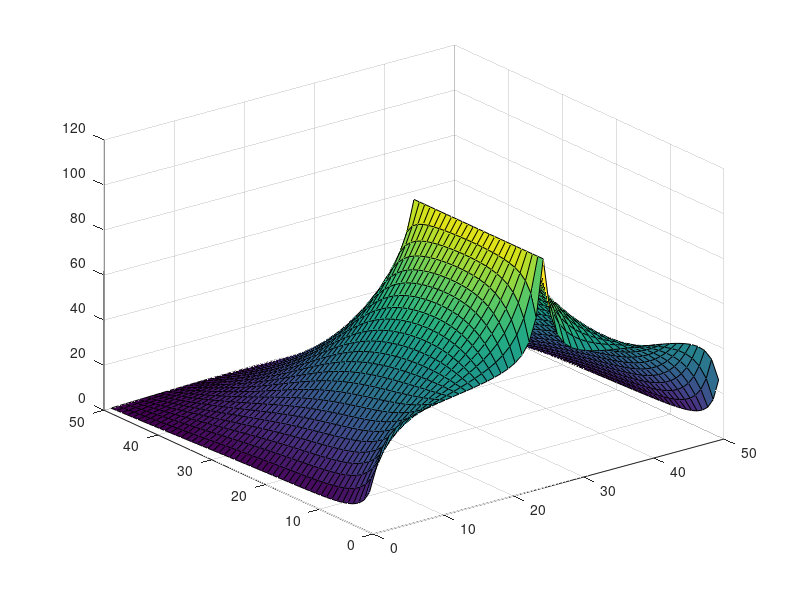
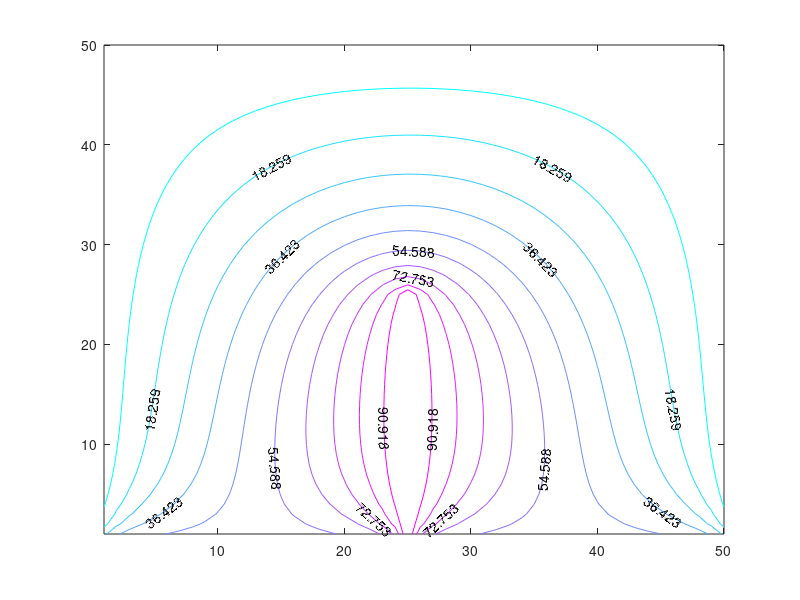
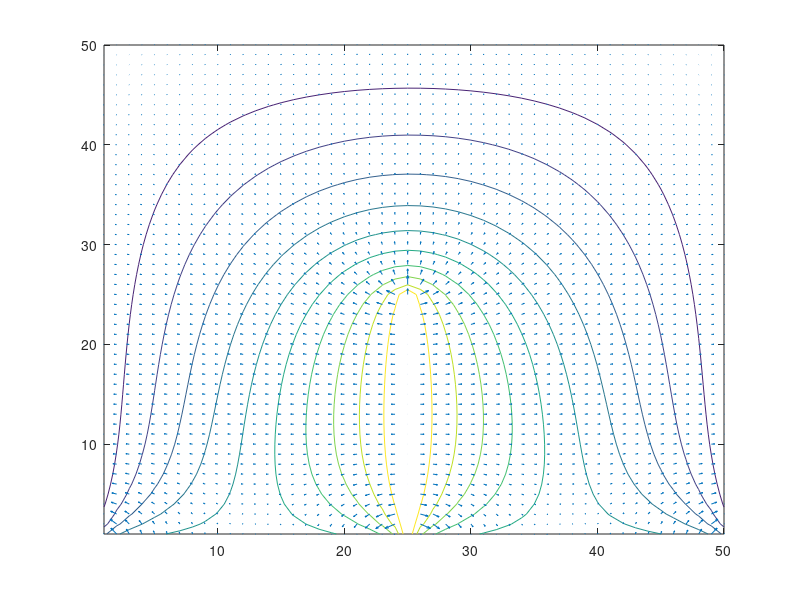

MATLAB code for these plots, in order:
VOut = 0; %NOTE most of the code is from the matlab manual
VIn = 100; %voltage of inner plate
VInouter = -50; %50V lines voltage
NumberOfXPoints = 50; %# of points in the x direction
NumberOfYPoints = NumberOfXPoints;  ; %# of points in the y direction
NumberOfUnKnowns = NumberOfXPoints*NumberOfYPoints; ; %total # of unknown
A = zeros(NumberOfUnKnowns, NumberOfUnKnowns); %matrix of coefficients
b = zeros(NumberOfUnKnowns, 1); %right side vector
EquationCounter = 1; %counter
for i = 1: NumberOfXPoints %repeats for rows
    for j = 1: NumberOfYPoints %repeats for columns
        if((i == 25)&&((j>= 1) && (j<=25))) %sets the bounds of conductor (100V line in middle)
            A(EquationCounter, EquationCounter) = 1; 
            b(EquationCounter, 1) = VIn; %V=100 for all points in inner conductor
        else
            if(((i >= 1) && (i <= 50)) && (j == 1)) %sets bounds of conductor (50V lines)
            A(EquationCounter, EquationCounter) = 1; 
            b(EquationCounter, 1) = VInouter; %V=50 for all points in inner conductor
            end
            A(EquationCounter, EquationCounter) = -4;
            if(j==1)
                b(EquationCounter, 1) = b(EquationCounter, 1) -VOut;
            else
                A(EquationCounter, EquationCounter-1) = 1.0;
            end
            if(j==NumberOfYPoints)
                b(EquationCounter, 1) = b(EquationCounter, 1) - VOut;
            else
                A(EquationCounter, EquationCounter + 1) = 1.0;
            end
            if(i==1)
                b(EquationCounter, 1) = b(EquationCounter, 1) - VOut;
            else %store coefficient of top
                A(EquationCounter, EquationCounter - NumberOfXPoints) = 1;
            end
            if(i==NumberOfXPoints)
                b(EquationCounter, 1) = b(EquationCounter, 1) - VOut;
            else %store coefficient of bottom
                A(EquationCounter, EquationCounter + NumberOfXPoints) = 1.0;
            end
        end
        EquationCounter = EquationCounter + 1;
    end
end
V = A\b;
V_Square = reshape(V, NumberOfXPoints, NumberOfYPoints); %conversion to rectangular matrix
surf(V_Square); %obtain surface figure
figure;
[C,h] = contour(V_Square); %obtain figure contour
set(h,'ShowText', 'on','TextStep', get(h, 'LevelStep')*2)
colormap cool;
figure;
contour(V_Square);
[px,py] = gradient(V_Square);
hold on, quiver(-px,-py), hold off %obtain electric field map